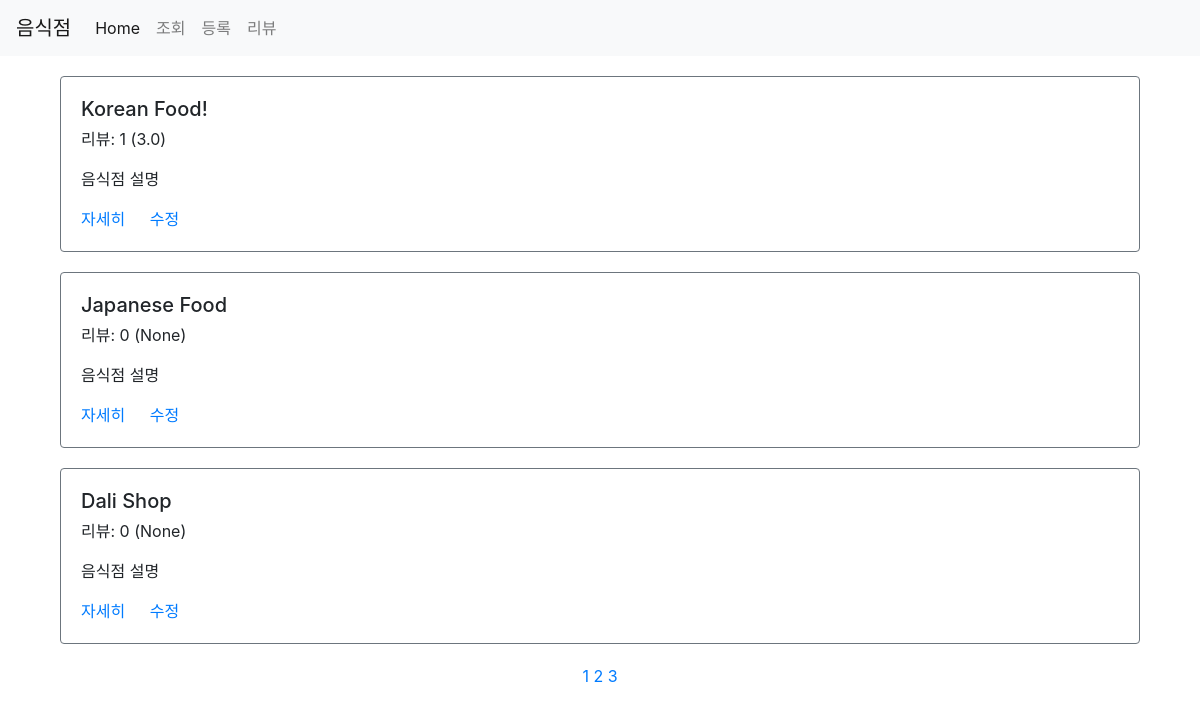
Screenshot of /third/list/ with the database file from the repository.
### third/models.py (models this page shows)
class Restaurant(models.Model):
    name = models.CharField(max_length=30)
    address = models.CharField(max_length=200)
    password = models.CharField(max_length=20, default=None, null=True)
    image = models.CharField(max_length=500, default=None, null=True)
    created_at = models.DateTimeField(auto_now_add=True)
    updated_at = models.DateTimeField(auto_now=True)

### third/views.py (the view)
# urls.py: path('list/', views.list, name="list"),
def list(request):
    restaurants = Restaurant.objects.all().annotate(reviews_count=Count('review')).annotate(average_point=Avg('review__point'))
    paginator = Paginator(restaurants, 3)
    page = request.GET.get('page')
    items = paginator.get_page(page)
    pages = range(1,items.paginator.num_pages+1);
    context ={
        'restaurants': items,
        'page': pages,
    }
    return render(request, 'third/list.html',context)

### third/templates/third/list.html (shortened to what this page needs)
{% extends 'third/base.html' %}
{% load static %}
{% block content %}
<div class="container">
    {% for item in restaurants %}
    <div class="row restaurant-item" style="margin:20px auto;">
        <div class="col-sm-12">
            <div class="card border-secondary">
                <div class="card-body">
                    <h5 class="card-title">{{ item.name }}</h5>
                    <p class="card-text">리뷰: {{ item.reviews_count }} ({{ item.average_point }})</p>
                    <p class="card-text">음식점 설명</p>
                    <a href="{% url 'restaurant-detail' id=item.id %}" class="card-link">자세히</a>
                    <a href="{% url 'restaurant-update' %}?id={{ item.id }}" class="card-link">수정</a>
                </div>
            </div>
        </div>
    </div>
    {% endfor %}
    <div class="row">
        <div class="col-sm-12 text-center">
            <div class="pagination">
                <span class="step-links text-center" style="width:100%;">
                    {% for p in page %}
                        <a href="?page={{ p }}">{{ p }}</a>
                    {% endfor %}
                </span>
            </div>
        </div>
    </div>
</div>
{% endblock %}

### rows the page displays
Restaurant: name "Korean Food!", reviews_count "1", average_point "3.0"
Restaurant: name "Japanese Food", reviews_count "0", average_point "None"
Restaurant: name "Dali Shop", reviews_count "0", average_point "None"

### other values shown
{{ p }} "1" "2" "3"
